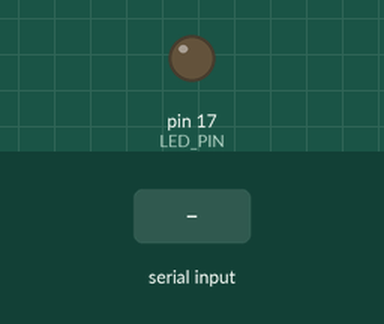
Simulated run of this sketch. Board: Arduino Leonardo, built with avr-gcc and run on an emulated ATmega32U4. On the bench: output pins drawn as LEDs (lit = HIGH). Dashed ring = blinking. The inputs (shaded band) are chosen by the test bench. EEPROM starts erased; what the sketch prints to the serial monitor is not drawn.

Above: at 5.1 s.
6.1 s: "DISABLE\n" received over Serial
At 7.6 s:
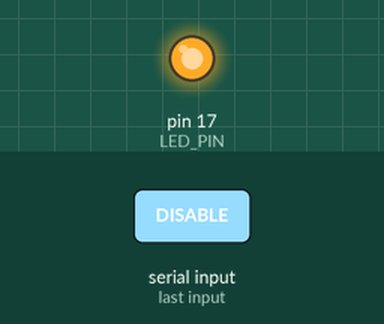
8.5 s: "SET LOCKEN \n" received over Serial
10.5 s: "DEBUG\n" received over Serial
At 11.8 s:
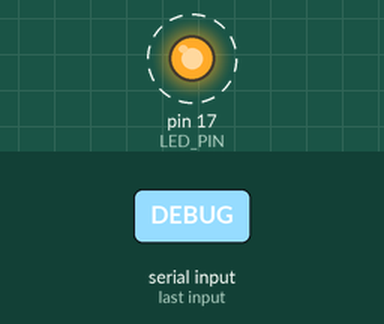
Timing chart, 0 to 18.5 s (numbered marks = the images above; inputs shaded):
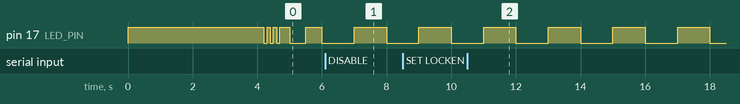

The sketch:

shoulder_surfer.ino
```cpp
// ═══════════════════════════════════════════════════════════════
//  Shoulder Surfer — Pro Micro ATmega32U4 + HLK-LD2450
//
//  Wiring — LD2450 radar:
//    LD2450 VCC  → 5V
//    LD2450 GND  → GND
//    LD2450 TX   → Pro Micro pin 0  (Serial1 RX)
//    LD2450 RX   → Pro Micro pin 1  (Serial1 TX)
//    ⚠ Add a 1kΩ/2kΩ voltage divider on pin 0 if your module
//      outputs 5V on TX (most HLK modules are 3.3V tolerant).
//
//  Wiring — GC9A01 1.28" round display (optional, see #define HAS_DISPLAY):
//    GC9A01 VCC  → 3.3V
//    GC9A01 GND  → GND
//    GC9A01 SCL  → Pro Micro pin 15 (SPI SCK)
//    GC9A01 SDA  → Pro Micro pin 16 (SPI MOSI)
//    GC9A01 CS   → Pro Micro pin 10 (TFT_CS)
//    GC9A01 DC   → Pro Micro pin  9 (TFT_DC)
//    GC9A01 RST  → Pro Micro pin  8 (TFT_RST)
//    GC9A01 BLK  → Pro Micro pin  7 (TFT_BLK) or directly to 3.3V
//
//  Protocol:
//    LD2450 → Arduino : 250000 baud binary frames (30 bytes each)
//    Arduino → App    : 115200 baud text STATUS lines
//    App     → Arduino: 115200 baud text SET commands
// ═══════════════════════════════════════════════════════════════

#include <EEPROM.h>

// ═══════════════════════════════════════════════════════════════
//  OPTIONAL: GC9A01 1.28" round TFT display
//
//  To enable the radar display:
//    1. Install "Arduino_GFX_Library" by Moon On Our Nation
//       via Sketch → Include Library → Manage Libraries
//    2. Uncomment the #define HAS_DISPLAY line below
//    3. Wire the display to the pins defined in TFT_* below
//
//  Without a display connected, leave HAS_DISPLAY commented out.
//  The sketch runs identically — no display code is compiled in.
// ═══════════════════════════════════════════════════════════════
// #define HAS_DISPLAY

#ifdef HAS_DISPLAY
#include <Arduino_GFX_Library.h>

// ── Display SPI pins (adjust to match your wiring) ───────────
#define TFT_CS    10
#define TFT_DC     9
#define TFT_RST    8
#define TFT_BLK    7   // backlight PWM pin; wire to 3.3V directly if unused

// ── RGB565 colour palette ─────────────────────────────────────
#define C_BG      0x0882   // #0d1117 — matches app background
#define C_GRID    0x0200   // dark green — range arcs
#define C_LINE    0x0100   // very dark green — centre line
#define C_SENSOR  0x5D1F   // #58a6ff — sensor dot (matches app blue)
#define C_DOT     0x07E0   // bright green — single target
#define C_THREAT  0xF800   // red — ≥2 targets (shoulder-surfer alert)

// ── Radar geometry (240 × 240 round display) ─────────────────
#define RADAR_CX   120     // sensor centre X (middle of screen)
#define RADAR_SY   228     // sensor Y (near bottom edge)
#define RADAR_R    210     // pixel radius that represents maxRangeMm
#define RADAR_ARCS   4     // number of range rings to draw
#define DOT_R        5     // target dot radius in pixels

// ── GFX object ───────────────────────────────────────────────
Arduino_DataBus *bus = new Arduino_HWSPI(TFT_DC, TFT_CS);
Arduino_GFX    *gfx = new Arduino_GC9A01(bus, TFT_RST, 0 /* rotation */, false /* IPS — set true if display has washed-out/inverted colours */);

struct PrevDot { int16_t px, py; bool active; };
static PrevDot prevDots[3];

// Forward declarations
void initDisplay();
void updateDisplay();
void drawStaticElements();
void mmToPx(int16_t xMm, int16_t yMm, int16_t &px, int16_t &py);

#endif // HAS_DISPLAY

// ── Pin ──────────────────────────────────────────────────────
const int  LED_PIN        = 17;    // Pro Micro RX LED
const bool LED_ACTIVE_LOW = true;  // RX LED lights on LOW

// ── EEPROM layout ────────────────────────────────────────────
const int ADDR_COOL     = 0;  // uint16 — trigger cooldown (seconds)
const int ADDR_LOCKDLY  = 2;  // uint16 — lock delay (seconds)
const int ADDR_MAXRANGE = 4;  // uint16 — max detection range (mm)
const int ADDR_LOCKEN   = 6;  // uint8  — lock on empty enabled
const int ADDR_ENABLED  = 7;  // uint8  — protection enabled
const int ADDR_MAXX     = 8;  // uint16 — max X offset from center (mm)

// ── Settings ─────────────────────────────────────────────────
uint16_t cooldownSec  = 5;     // seconds between minimize triggers
uint16_t lockDelaySec = 30;    // seconds of no presence before locking
uint16_t maxRangeMm   = 2000;  // ignore targets beyond this depth (mm)
uint16_t maxXMm       = 2000;  // ignore targets outside ±this from center (mm)
bool     lockEnabled  = false;
bool     enabled      = true;

// ── LD2450 frame ─────────────────────────────────────────────
const int     FRAME_LEN = 30;
uint8_t       frameBuf[FRAME_LEN];
int           frameIdx  = 0;

struct Target {
  int16_t  x;      // mm — negative=left, positive=right of sensor
  int16_t  y;      // mm — positive = distance from sensor
  int16_t  speed;  // cm/s — positive=approaching, negative=receding
  bool     valid;
};

Target  targets[3];
int     activeCount = 0;

// ── Non-blocking serial command buffer ───────────────────────
char    cmdBuf[64];
uint8_t cmdIdx = 0;

// ── Timing ───────────────────────────────────────────────────
unsigned long statusTimer   = 0;
const unsigned long STATUS_WATCHDOG_MS = 150; // fallback if no frames arrive

// ════════════════════════════════════════════════════════════

void setup() {
  pinMode(LED_PIN, OUTPUT);
  ledWrite(false);

  Serial.begin(115200);   // USB → Electron app
  Serial1.begin(250000);  // LD2450 binary frames

  memset(targets, 0, sizeof(targets));
  loadSettings();
  configLD2450();
#ifdef HAS_DISPLAY
  initDisplay();
#endif
  startupBlink();
}

void loop() {
  unsigned long now = millis();

  readLD2450();   // non-blocking — sends STATUS immediately on each new frame
  handleSerial(); // non-blocking — accumulates chars, processes on '\n'

  // LED: solid = protected & targets present, slow blink = empty, off = disabled
  if (enabled) {
    ledWrite(activeCount > 0 ? true : (now / 500) % 2 == 0);
  } else {
    ledWrite((now / 1000) % 2 == 0);
  }

  // Watchdog: send STATUS if no LD2450 frame has arrived recently
  // (keeps the app responsive even if radar is disconnected)
  if (now - statusTimer >= STATUS_WATCHDOG_MS) {
    statusTimer = now;
    sendStatus();
  }
}

// ── LD2450 startup config: enable multi-target mode ──────────
void configLD2450() {
  delay(2000);  // wait for sensor to fully boot

  // Send sequence twice for reliability
  for (int pass = 0; pass < 2; pass++) {
    // 1. Enter config mode
    uint8_t enterCfg[] = {0xFD,0xFC,0xFB,0xFA, 0x04,0x00, 0xFF,0x00,0x01,0x00, 0x04,0x03,0x02,0x01};
    Serial1.write(enterCfg, sizeof(enterCfg));
    delay(300);

    // 2. Set multi-target tracking mode (command 0x0090)
    //    Single target would be 0x0080 — these are separate commands, no value byte
    uint8_t multiTgt[] = {0xFD,0xFC,0xFB,0xFA, 0x02,0x00, 0x90,0x00, 0x04,0x03,0x02,0x01};
    Serial1.write(multiTgt, sizeof(multiTgt));
    delay(300);

    // 3. Exit config mode
    uint8_t exitCfg[] = {0xFD,0xFC,0xFB,0xFA, 0x02,0x00, 0xFE,0x00, 0x04,0x03,0x02,0x01};
    Serial1.write(exitCfg, sizeof(exitCfg));
    delay(500);

    // Flush ACK frames between passes
    while (Serial1.available()) Serial1.read();
  }
}

// ── LD2450 frame state machine (non-blocking) ─────────────────
void readLD2450() {
  while (Serial1.available()) {
    uint8_t b = Serial1.read();

    // Re-sync to header if needed
    if (frameIdx == 0 && b != 0xAA) continue;
    if (frameIdx == 1 && b != 0xFF) { frameIdx = 0; continue; }
    if (frameIdx == 2 && b != 0x03) { frameIdx = 0; continue; }
    if (frameIdx == 3 && b != 0x00) { frameIdx = 0; continue; }

    frameBuf[frameIdx++] = b;

    if (frameIdx == FRAME_LEN) {
      frameIdx = 0;
      if (frameBuf[28] == 0x55 && frameBuf[29] == 0xCC) {
        parseFrame();
        // Send STATUS immediately after parsing — reduces latency from
        // up to 100ms (timer-based) down to ~1ms (right after frame arrives)
        sendStatus();
        statusTimer = millis(); // reset watchdog
      }
    }
  }
}

// LD2450 uses sign-magnitude encoding, NOT two's complement.
// Bit 15 = sign flag (1 = negative for X/Speed; 1 = "present" for Y).
// Bits 0-14 = magnitude in mm (X/Y) or cm/s (Speed).
static int16_t decodeSM(uint16_t raw) {
  int16_t mag = (int16_t)(raw & 0x7FFF);
  return (raw & 0x8000) ? -mag : mag;
}

void parseFrame() {
  activeCount = 0;
  for (int i = 0; i < 3; i++) {
    int base = 4 + i * 8;
    uint16_t rawX = (uint16_t)(frameBuf[base]   | (frameBuf[base+1] << 8));
    uint16_t rawY = (uint16_t)(frameBuf[base+2] | (frameBuf[base+3] << 8));
    uint16_t rawS = (uint16_t)(frameBuf[base+4] | (frameBuf[base+5] << 8));

    // Y bit-15 is a presence flag, not a negative sign — Y is always >= 0
    targets[i].x     = decodeSM(rawX);
    targets[i].y     = (int16_t)(rawY & 0x7FFF);
    targets[i].speed = decodeSM(rawS);

    // Valid = non-zero data, within depth range, within X width
    targets[i].valid = (rawX != 0 || rawY != 0)
                       && (targets[i].y <= (int16_t)maxRangeMm)
                       && (targets[i].y > 0)
                       && (abs(targets[i].x) <= (int16_t)maxXMm);
    if (targets[i].valid) activeCount++;
  }
#ifdef HAS_DISPLAY
  updateDisplay();
#endif
}

// ── STATUS to app ─────────────────────────────────────────────
void sendStatus() {
  Serial.print("STATUS:");
  Serial.print("count=");    Serial.print(activeCount);
  Serial.print(",enabled="); Serial.print(enabled ? 1 : 0);
  Serial.print(",locken=");  Serial.print(lockEnabled ? 1 : 0);
  Serial.print(",cool=");    Serial.print(cooldownSec);
  Serial.print(",lockdly="); Serial.print(lockDelaySec);
  Serial.print(",maxrange=");Serial.print(maxRangeMm);
  Serial.print(",maxx=");    Serial.print(maxXMm);

  for (int i = 0; i < 3; i++) {
    Serial.print(",t"); Serial.print(i); Serial.print("x=");
    Serial.print(targets[i].valid ? targets[i].x : 0);
    Serial.print(",t"); Serial.print(i); Serial.print("y=");
    Serial.print(targets[i].valid ? targets[i].y : 0);
    Serial.print(",t"); Serial.print(i); Serial.print("s=");
    Serial.print(targets[i].valid ? targets[i].speed : 0);
  }
  Serial.println();
}

// ── Non-blocking serial command handler ───────────────────────
// Accumulates characters into cmdBuf and processes on newline.
// Unlike readStringUntil(), this never blocks the main loop —
// so readLD2450() keeps running even while commands arrive.
void handleSerial() {
  while (Serial.available()) {
    char c = (char)Serial.read();
    if (c == '\n' || c == '\r') {
      if (cmdIdx > 0) {
        cmdBuf[cmdIdx] = '\0';
        processCommand(cmdBuf);
        cmdIdx = 0;
      }
    } else if (cmdIdx < (uint8_t)(sizeof(cmdBuf) - 1)) {
      cmdBuf[cmdIdx++] = c;
    }
  }
}

void processCommand(const char* cmd) {
  if (strncmp(cmd, "SET COOL ", 9) == 0) {
    uint16_t v = (uint16_t)atoi(cmd + 9);
    if (v >= 1 && v <= 300) {
      cooldownSec = v;
      EEPROM.put(ADDR_COOL, cooldownSec);
      Serial.println("OK:COOL=" + String(v));
    }
  } else if (strncmp(cmd, "SET LOCKDLY ", 12) == 0) {
    uint16_t v = (uint16_t)atoi(cmd + 12);
    if (v >= 5 && v <= 120) {
      lockDelaySec = v;
      EEPROM.put(ADDR_LOCKDLY, lockDelaySec);
      Serial.println("OK:LOCKDLY=" + String(v));
    }
  } else if (strncmp(cmd, "SET MAXRANGE ", 13) == 0) {
    uint16_t v = (uint16_t)atoi(cmd + 13);
    if (v >= 500 && v <= 5000) {
      maxRangeMm = v;
      EEPROM.put(ADDR_MAXRANGE, maxRangeMm);
      Serial.println("OK:MAXRANGE=" + String(v));
    }
  } else if (strncmp(cmd, "SET MAXX ", 9) == 0) {
    uint16_t v = (uint16_t)atoi(cmd + 9);
    if (v >= 200 && v <= 5000) {
      maxXMm = v;
      EEPROM.put(ADDR_MAXX, maxXMm);
      Serial.println("OK:MAXX=" + String(v));
    }
  } else if (strncmp(cmd, "SET LOCKEN ", 11) == 0) {
    lockEnabled = atoi(cmd + 11) != 0;
    EEPROM.put(ADDR_LOCKEN, (uint8_t)lockEnabled);
    Serial.println("OK:LOCKEN=" + String(lockEnabled ? 1 : 0));
  } else if (strcmp(cmd, "DEBUG") == 0) {
    for (int i = 0; i < 3; i++) {
      Serial.print("RAW t"); Serial.print(i);
      Serial.print(": x="); Serial.print(targets[i].x);
      Serial.print(" y=");  Serial.print(targets[i].y);
      Serial.print(" s=");  Serial.print(targets[i].speed);
      Serial.print(" valid="); Serial.println(targets[i].valid ? 1 : 0);
    }
    Serial.print("maxRange="); Serial.print(maxRangeMm);
    Serial.print(" maxX=");    Serial.println(maxXMm);
  } else if (strcmp(cmd, "ENABLE") == 0) {
    enabled = true;
    EEPROM.put(ADDR_ENABLED, (uint8_t)1);
    Serial.println("OK:ENABLED");
  } else if (strcmp(cmd, "DISABLE") == 0) {
    enabled = false;
    EEPROM.put(ADDR_ENABLED, (uint8_t)0);
    Serial.println("OK:DISABLED");
  }
}

// ── EEPROM load ───────────────────────────────────────────────
void loadSettings() {
  uint16_t u16; uint8_t u8;

  EEPROM.get(ADDR_COOL,     u16); if (u16 != 0xFFFF && u16 >= 1   && u16 <= 300)  cooldownSec  = u16;
  EEPROM.get(ADDR_LOCKDLY,  u16); if (u16 != 0xFFFF && u16 >= 5   && u16 <= 120)  lockDelaySec = u16;
  EEPROM.get(ADDR_MAXRANGE, u16); if (u16 != 0xFFFF && u16 >= 500  && u16 <= 5000) maxRangeMm = u16;
  EEPROM.get(ADDR_MAXX,     u16); if (u16 != 0xFFFF && u16 >= 200  && u16 <= 5000) maxXMm     = u16;
  EEPROM.get(ADDR_LOCKEN,   u8);  if (u8  != 0xFF)   lockEnabled = u8;
  EEPROM.get(ADDR_ENABLED,  u8);  if (u8  != 0xFF)   enabled     = u8;
}

// ── LED ───────────────────────────────────────────────────────
void ledWrite(bool on) {
  digitalWrite(LED_PIN, (LED_ACTIVE_LOW ? !on : on) ? HIGH : LOW);
}

void startupBlink() {
  for (int i = 0; i < 3; i++) { ledWrite(true); delay(100); ledWrite(false); delay(100); }
}

// ── Display functions (compiled only when HAS_DISPLAY is set) ─
#ifdef HAS_DISPLAY

// Convert mm radar coords → screen pixel coords.
// X: negative = left of sensor, positive = right.
// Y: always positive (distance from sensor).
// Sensor sits at (RADAR_CX, RADAR_SY); targets are drawn above it.
void mmToPx(int16_t xMm, int16_t yMm, int16_t &px, int16_t &py) {
  px = (int16_t)(RADAR_CX + ((int32_t)xMm * RADAR_R) / (int32_t)maxRangeMm);
  py = (int16_t)(RADAR_SY - ((int32_t)yMm * RADAR_R) / (int32_t)maxRangeMm);
}

// Draw range arcs, centre line and sensor dot.
// Called once during init and again each frame after erasing old dots
// (to restore any arc/line pixels the erase fillCircle may have overwritten).
void drawStaticElements() {
  // Range rings — full circles centred at sensor position.
  // The lower halves extend below the screen edge and are naturally clipped.
  for (int i = 1; i <= RADAR_ARCS; i++) {
    int16_t r = (int16_t)((uint32_t)RADAR_R * i / RADAR_ARCS);
    gfx->drawCircle(RADAR_CX, RADAR_SY, r, C_GRID);
  }
  // Mask the small strip below the sensor row to hide any arc fragments
  // that land inside the visible area (RADAR_SY to the display bottom).
  gfx->fillRect(0, RADAR_SY + 1, 240, 240 - RADAR_SY - 1, C_BG);
  // Vertical centre line from top of display down to sensor
  gfx->drawFastVLine(RADAR_CX, 0, RADAR_SY, C_LINE);
  // Sensor dot on top of everything else
  gfx->fillCircle(RADAR_CX, RADAR_SY, 4, C_SENSOR);
}

// One-time display initialisation called from setup().
// Safe to call even if no display is physically connected:
// SPI writes go to void, nothing crashes.
void initDisplay() {
  pinMode(TFT_BLK, OUTPUT);
  digitalWrite(TFT_BLK, HIGH);   // turn on backlight
  gfx->begin();                  // init SPI + send GC9A01 init sequence
  gfx->fillScreen(C_BG);
  drawStaticElements();
  memset(prevDots, 0, sizeof(prevDots));  // mark all slots inactive
}

// Called from parseFrame() after targets[] and activeCount are updated.
// Strategy: erase old dots → redraw static elements → draw new dots.
// No framebuffer needed — only the changed pixels are touched.
void updateDisplay() {
  // 1. Erase previous dot positions
  for (int i = 0; i < 3; i++) {
    if (prevDots[i].active) {
      gfx->fillCircle(prevDots[i].px, prevDots[i].py, DOT_R + 1, C_BG);
    }
  }

  // 2. Restore any static elements the erase may have clipped
  drawStaticElements();

  // 3. Colour: green for a lone presence, red when ≥2 (shoulder-surfer alert)
  uint16_t dotCol = (activeCount >= 2) ? C_THREAT : C_DOT;

  // 4. Draw new dots and record their positions for the next erase pass
  for (int i = 0; i < 3; i++) {
    if (targets[i].valid) {
      int16_t px, py;
      mmToPx(targets[i].x, targets[i].y, px, py);
      // Clamp to the radar field (above sensor row, inside screen width)
      px = constrain(px, 0, 239);
      py = constrain(py, 0, RADAR_SY - DOT_R - 1);
      gfx->fillCircle(px, py, DOT_R, dotCol);
      prevDots[i].px     = px;
      prevDots[i].py     = py;
      prevDots[i].active = true;
    } else {
      prevDots[i].active = false;
    }
  }
}

#endif // HAS_DISPLAY
```

Measured:
- by itself, pin 17 (LED_PIN): alternates HIGH for 1.0 s and LOW for 1.0 s
